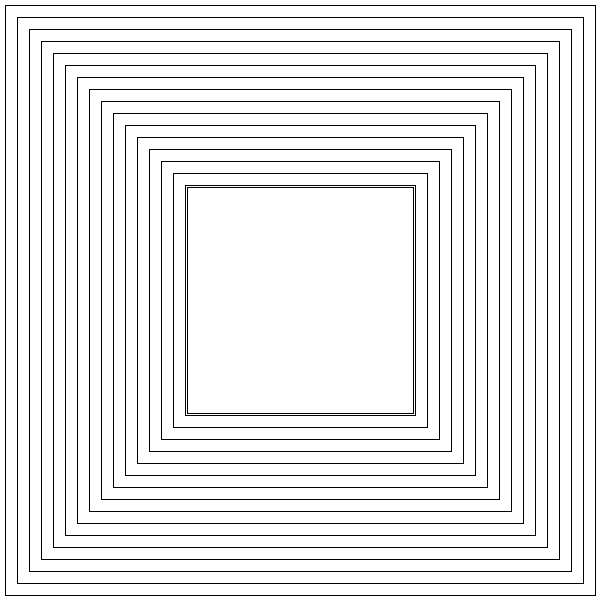
Frame 1 (no input)
Frame 60 (the mouse pressed at the canvas centre just before this capture): identical to frame 1, image omitted
Frame 120 (the mouse held since frame 60 and released just before this capture): identical to frame 1, image omitted

The Processing sketch that drew this single still picture (run headless with seeded random() and noise(); from frame 60 on, the mouse is pressed at the canvas centre):

// Processing sketch: madeofsquaresgradient
// ── madeofsquaresgradient.pde
void setup() {
  for (int i =0; i <10; i++) {
    println(i);
  }
  for (int j = 0; j <10; j++) {
    println(j);
  }
  size(600, 600);
}

void draw() {
  //for (int i =0; i<height; i++) {
  //  float r = map(i, 0, height, 0, 255); 
  //  stroke(r, 150, 120); 
  ////  line(0, i, width, i);
  
  //for (int i = 0; i<=width; i+=30) {
  //  //  //i+= 30 incremenets by 30...60...90... etc.
  //  //  //must be <= instead of just < width or else it wont go all the way to width
  //  stroke(0);
  //  fill(255);
  //  ellipse(i, height/2, 20, 20 * i * 0.03); 
  //    //multiplying the last value will make them grow in size continually 

    

    translate(width/2, height/2); 
    rectMode(CENTER); 
    for (int j =100; j>0; j--) { 

      //rotate(map(j, 0, 10, 0, TWO_PI)); 
      float s = map(j, 0, 10, 250, 10); 
      rect(0, 0, s, s);
    }
  }
